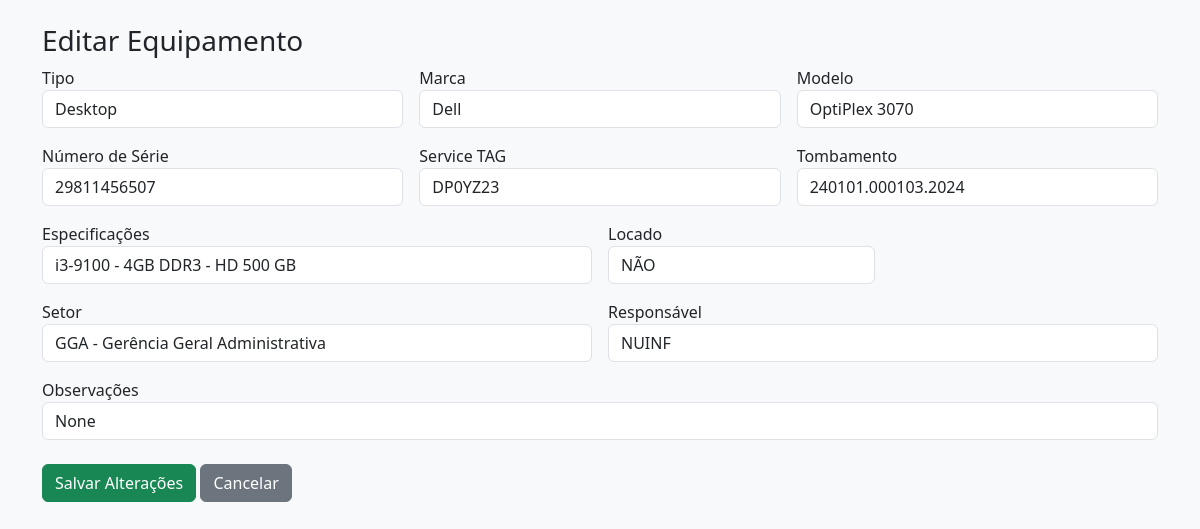
The page /editar/1 on the database its author committed.
### tables this page shows
CREATE TABLE equipamentos (
            id INTEGER PRIMARY KEY AUTOINCREMENT,
            tipo TEXT,
            marca TEXT,
            modelo TEXT,
            numero_serie TEXT,
            service_tag TEXT,
            tombamento TEXT,
            especificacoes TEXT,
            locado TEXT,
            setor TEXT,
            responsavel TEXT,
            observacoes TEXT,
            status TEXT DEFAULT 'ATIVO'
        );

### app.py (the view, shortened to what this page needs)
@app.route("/editar/<int:id>", methods=["GET", "POST"])
def editar(id):
    conn = sqlite3.connect(DATABASE)
    conn.row_factory = sqlite3.Row
    cursor = conn.cursor()
    cursor.execute("SELECT * FROM equipamentos WHERE id=?", (id,))
    equipamento = cursor.fetchone()
    conn.close()
    return render_template("editar.html", equipamento=equipamento)

### templates/editar.html (shortened to what this page needs)
<!DOCTYPE html>
<html>
<head>
    <link href="https://cdn.jsdelivr.net/npm/bootstrap@5.3.2/dist/css/bootstrap.min.css" rel="stylesheet">
</head>
<body class="bg-light">
<div class="container mt-4">
    <h3>Editar Equipamento</h3>
    <form method="POST">
        <div class="row g-3">
            <div class="col-md-4">
                <label>Tipo</label>
                <input class="form-control" name="tipo" value="{{ equipamento['tipo'] }}">
            </div>
            <div class="col-md-4">
                <label>Marca</label>
                <input class="form-control" name="marca" value="{{ equipamento['marca'] }}">
            </div>
            <div class="col-md-4">
                <label>Modelo</label>
                <input class="form-control" name="modelo" value="{{ equipamento['modelo'] }}">
            </div>
            <div class="col-md-4">
                <label>Número de Série</label>
                <input class="form-control" name="numero_serie" value="{{ equipamento['numero_serie'] }}">
            </div>
            <div class="col-md-4">
                <label>Service TAG</label>
                <input class="form-control" name="service_tag" value="{{ equipamento['service_tag'] }}">
            </div>
            <div class="col-md-4">
                <label>Tombamento</label>
                <input class="form-control" name="tombamento" value="{{ equipamento['tombamento'] }}">
            </div>
            <div class="col-md-6">
                <label>Especificações</label>
                <input class="form-control" name="especificacoes" value="{{ equipamento['especificacoes'] }}">
            </div>
            <div class="col-md-3">
                <label>Locado</label>
                <select class="form-control" name="locado">
                    <option {% if equipamento['locado']=='NÃO' %}selected{% endif %}>NÃO</option>
                </select>
            </div>
            <div class="col-md-6">
                <label>Setor</label>
                <input class="form-control" name="setor" value="{{ equipamento['setor'] }}">
            </div>
            <div class="col-md-6">
                <label>Responsável</label>
                <input class="form-control" name="responsavel" value="{{ equipamento['responsavel'] }}">
            </div>
            <div class="col-md-12">
                <label>Observações</label>
                <input class="form-control" name="observacoes" value="{{ equipamento['observacoes'] }}">
            </div>
        </div>
        <br>
        <button class="btn btn-success">Salvar Alterações</button>
        <a href="/equipamentos" class="btn btn-secondary">Cancelar</a>
    </form>
</div>
</body>
</html>

### rows shown on the page
equipamentos: tipo "Desktop", marca "Dell", modelo "OptiPlex 3070", numero_serie "29811456507", service_tag "DP0YZ23", tombamento "240101.000103.2024", especificacoes "i3-9100 - 4GB DDR3 - HD 500 GB", locado "NÃO", setor "GGA - Gerência Geral Administrativa", responsavel "NUINF"
